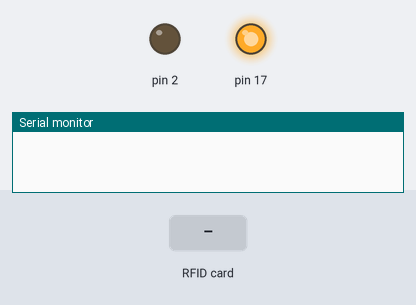
A program run on a simulated SparkFun Pro Micro, built with avr-gcc and run on an emulated ATmega32U4. On the bench: output pins drawn as LEDs (lit = HIGH), the last lines printed to the serial monitor. The test bench sets the inputs (shaded band).

Above: at 1.2 s.
1.3 s: RFID card 5E 7A 19 C4 held to the reader
At 31.2 s:
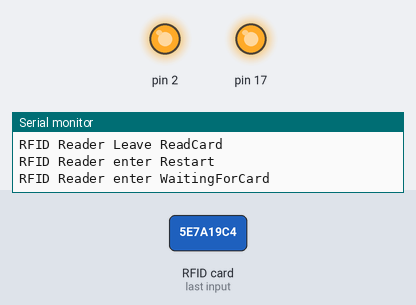
Timing chart, 0 to 31.5 s (numbered marks = the images above; inputs shaded):
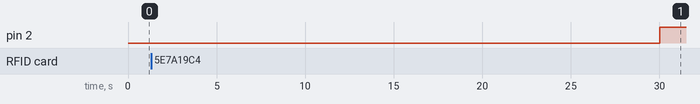

The program:

main.cpp
```cpp
#include "Arduino.h"
#include "RFIDReader.h"
#include "SPI.h"
#include "MP3Player.h"
#include "utils.h"

utils::TimeOut inactiveTimer;
const uint32_t offTime = 30000;  // 30 seconds

void setup() {
    // while(!Serial);  // Remove before Flight
    SPI.begin();

    inactiveTimer = utils::TimeOut(offTime);

    RFIDReader::Setup();
    MP3Player::Setup();
}

void loop() {
    utils::UpdateLoggingState();
    delay(10);
    RFIDReader::stateMachine.stateAction();
    MP3Player::stateMachine.stateAction();

    if (MP3Player::IsPlaying()) {
        inactiveTimer = utils::TimeOut(offTime);
    }

    if (inactiveTimer.hasTimedOut()) {
        pinMode(2, OUTPUT);
        digitalWrite(2, HIGH);
    }
}
```

MP3Player.cpp
```cpp
#include "Arduino.h"
#include "state.h"
#include "utils.h"

/************Command byte**************************/
#define CMD_SET_VOLUME 0x06
#define CMD_SEL_DEV 0x09
#define DEV_TF 0x02
#define CMD_PLAY_FOLDER_FILE 0x0F
#define CMD_RESET 0x0C
#define CMD_STOP_PLAY 0x16
#define CMD_QUERY_FLDR_TRACKS 0x4e

#define RESP_MEDIA_REMOVED 0x3b
#define RESP_MEDIA_INSERTED 0x3a
#define RESP_TF_TRACK_FINISHED 0x3d
#define RESP_ERROR 0x40
#define RESP_ACK 0x41
#define RESP_FLDR_TRACK_COUNT 0x4e

namespace MP3Player {

    static State* stateWaitPlay;
    static State* statePlay;
    StateMachine stateMachine;
    static byte response[16];
    static size_t respPos;

    int requestedAlbum = -1;
    int requestedAlbumCurrTrack = 0;

    void sendCommand(byte command, byte data1, byte data2) {
        byte buffer[8];

        delay(20);
        buffer[0] = 0x7e;     // starting byte
        buffer[1] = 0xff;     // version
        buffer[2] = 0x06;     // the number of bytes of the command without starting byte
                              // and ending byte
        buffer[3] = command;  //
        buffer[4] = 0x00;
        buffer[5] = data1;
        buffer[6] = data2;
        buffer[7] = 0xef;                // ending byte
        for (uint8_t i = 0; i < 8; i++)  //
        {
            Serial1.write(buffer[i]);
        }
    }

    void CMDSelectTF() {
        sendCommand(CMD_SEL_DEV, 0, DEV_TF);
    }

    void CMDSetVolume(byte volume) {
        sendCommand(CMD_SET_VOLUME, 0, volume);
    }

    void CMDTrackCount(byte album) {
        sendCommand(CMD_QUERY_FLDR_TRACKS, 0, album);
    }

    void CMDPlay(byte album, byte track) {
        sendCommand(CMD_PLAY_FOLDER_FILE, album, track);
    }

    void CMDReset() {
        sendCommand(CMD_RESET, 0, 0);
    }

    void CMDStop() {
        sendCommand(CMD_STOP_PLAY, 0, 0);
    }

    bool ProcessResponse(byte* code, uint16_t* value) {
        int c;

        while ((c = Serial1.read()) != -1) {
            if (response[0] == 0) {
                if (c == 0x7e) {
                    response[0] = byte(c);
                    respPos = 1;
                }
            } else {
                response[respPos] = byte(c);
                if (response[respPos] == 0xef) {
                    utils::dump_byte_array(response, 16);
                    utils::Logln();
                    *code = response[3];
                    *value = (uint16_t(response[5]) << 8) + uint16_t(response[6]);
                    response[0] = 0;
                    return true;
                }
                respPos++;
            }
        }
        return false;
    }

    struct Init : public State {
        void enter() {
            respPos = 0;
            response[0] = 0;
            Serial1.begin(9600);
            CMDSelectTF();
        }

        void action() {
            byte code;
            uint16_t value;

            if (ProcessResponse(&code, &value)) {
                if (code == RESP_MEDIA_INSERTED && value == DEV_TF) {
                    stateGoto(stateWaitPlay);
                }
            }
        }
    } init;

    // ======================================================================================

    struct WaitPlay : public State {
        void enter() {
            requestedAlbum = -1;
        }

        void action() {
            if (requestedAlbum != -1) {
                requestedAlbumCurrTrack = 1;
                stateGoto(statePlay);
            }
        }
    } waitPlay;

    // ======================================================================================

    struct Play : public State {
        int endMessageCount;

        void enter() {
            endMessageCount = 0;
            CMDPlay((byte)requestedAlbum, (byte)requestedAlbumCurrTrack);
        }

        void action() {
            byte code;
            uint16_t value;

            if (ProcessResponse(&code, &value)) {
                if (code == RESP_TF_TRACK_FINISHED) {
                    endMessageCount++;
                    if (endMessageCount == 2) {  // track finished is sent twice for some reason.
                        requestedAlbumCurrTrack++;
                        stateGoto(statePlay);
                        return;
                    }
                }

                if (code == RESP_ERROR) {
                    stateGoto(stateWaitPlay);
                    return;
                }
            }
        }

        void leave(){};
    } play;

    // ======================================================================================

    void Setup() {
        stateWaitPlay = &waitPlay;
        statePlay = &play;
        stateMachine.stateGoto(&init);
    }

    void PlayAlbum(int id) {
        utils::Log(F("Requesting Album "));
        utils::Logln(id);
        if (id == requestedAlbum) {
            return;  // already playing that album
        }
        stateMachine.stateGoto(stateWaitPlay);
        requestedAlbum = id;
    }

    bool IsPlaying() {
        return requestedAlbum != -1;
    }
}
```

MP3Player.h
```cpp
#ifndef ARDUINO_RFID_MUSICPLAYER_MP3PLAYER_H
#define ARDUINO_RFID_MUSICPLAYER_MP3PLAYER_H

#include "state.h"

namespace MP3Player {
	extern StateMachine stateMachine;

	void Setup();
	void PlayAlbum(int id);
	bool IsPlaying();
};

#endif  // ARDUINO_RFID_MUSICPLAYER_MP3PLAYER_H
```

RFIDReader.cpp
```cpp
#include "Arduino.h"
#include <MFRC522.h>  // https://github.com/miguelbalboa/rfid
#include "state.h"
#include "MP3Player.h"
#include "utils.h"

namespace RFIDReader {

    State* stateWaitingForCard;
    State* stateReadCard;
    State* stateRestart;
    StateMachine stateMachine;

    const int RST_PIN = 9;
    const int SS_PIN = 10;

    MFRC522 mfrc522(SS_PIN, RST_PIN);
    MFRC522::MIFARE_Key key;

    byte calcTrailerBlock(byte blockAddress) {
        return ((blockAddress + 4) & ~0x3) - 1;
    }

    struct Init : public State {
        void enter() {
            utils::Logln(F("RFID Reader enter INIT"));
            mfrc522.PCD_Init();

            // Prepare the key (used both as key A and as key B)
            // using FFFFFFFFFFFFh which is the default at chip delivery from the factory
            for (byte i = 0; i < 6; i++) {
                key.keyByte[i] = 0xFF;
            }
            stateGoto(stateWaitingForCard);
        }
    } init;

    struct WaitingForCard : public State {
        void enter() {
            utils::Logln();
            utils::Logln();
            utils::Logln(F("RFID Reader enter WaitingForCard"));
        }

        void action() {
            if (mfrc522.PICC_IsNewCardPresent()) {
                stateGoto(stateReadCard);
            }
        }
    } waitingForCard;

    struct ReadCard : public State {
        utils::TimeOut timeout;

        void enter() {
            utils::Logln(F("RFID Reader enter ReadCard"));

            timeout = utils::TimeOut(500);
        }

        bool readFromCard(byte* buffer, byte size, byte blockAddr) {
            byte trailerBlock = calcTrailerBlock(blockAddr);

            utils::Logln(F("Authenticating using key A..."));
            MFRC522::StatusCode status = (MFRC522::StatusCode)mfrc522.PCD_Authenticate(
                MFRC522::PICC_CMD_MF_AUTH_KEY_A, trailerBlock, &key, &(mfrc522.uid));
            if (status != MFRC522::STATUS_OK) {
                utils::Log(F("PCD_Authenticate() failed: "));
                utils::Logln(mfrc522.GetStatusCodeName(status));
                return false;
            }

            // Read data from the block
            utils::Log(F("Reading data from block "));
            utils::Log(blockAddr);
            utils::Logln(F(" ..."));
            status = (MFRC522::StatusCode)mfrc522.MIFARE_Read(blockAddr, buffer, &size);
            if (status != MFRC522::STATUS_OK) {
                utils::Log(F("MIFARE_Read() failed: "));
                utils::Logln(mfrc522.GetStatusCodeName(status));
                return false;
            }

            return true;
        }

        bool writeToCard(byte* buffer, byte size, byte blockAddr) {
            byte trailerBlock = calcTrailerBlock(blockAddr);

            // Authenticate using key B
            Serial.println(F("Authenticating again using key B..."));
            MFRC522::StatusCode status = (MFRC522::StatusCode)mfrc522.PCD_Authenticate(
                MFRC522::PICC_CMD_MF_AUTH_KEY_B, trailerBlock, &key, &(mfrc522.uid));
            if (status != MFRC522::STATUS_OK) {
                Serial.print(F("PCD_Authenticate() failed: "));
                Serial.println(mfrc522.GetStatusCodeName(status));
                return false;
            }

            // Write data to the block
            Serial.print(F("Writing data into block "));
            Serial.print(blockAddr);
            Serial.println(F(" ..."));
            status = (MFRC522::StatusCode)mfrc522.MIFARE_Write(blockAddr, buffer, 16);
            if (status != MFRC522::STATUS_OK) {
                Serial.print(F("MIFARE_Write() failed: "));
                Serial.println(mfrc522.GetStatusCodeName(status));
                return false;
            }
            return true;
        }

        void action() {
            if (timeout.hasTimedOut()) {
                utils::Logln("timedout");
                stateGoto(stateRestart);
            }

            byte buffer[18];
            byte size = sizeof(buffer);

            // strcpy ((char*)buffer, "music:03");

            if (mfrc522.PICC_ReadCardSerial()) {
                utils::Log(F("Card UID:"));
                utils::dump_byte_array(mfrc522.uid.uidByte, mfrc522.uid.size);
                utils::Logln("");

                // writeToCard(buffer, size, 1);

                bool ok = readFromCard(buffer, size, 1);

                if (ok) {
                    utils::Log(F("Data in block "));
                    utils::Log(1);
                    utils::Logln(F(":"));
                    utils::dump_byte_array(buffer, 16);
                    utils::Logln("");
                    utils::Logln("");
                    utils::Logln((char*)buffer);

                    if (memcmp((const char*)buffer, "music:", 6) == 0) {
                        int id = (int)strtol((const char*)buffer + 6, NULL, 10);
                        MP3Player::PlayAlbum(id);
                    }
                }
                stateGoto(stateRestart);
            }
        }

        void leave() {
            utils::Logln(F("RFID Reader Leave ReadCard"));
            mfrc522.PICC_HaltA();
            mfrc522.PCD_StopCrypto1();
        }

    } readCard;

    struct Restart : public State {
        utils::TimeOut timeOut;

        void enter() {
            utils::Logln(F("RFID Reader enter Restart"));
            timeOut = utils::TimeOut(500);
        }

        void action() {
            if (timeOut.hasTimedOut()) {
                stateGoto(stateWaitingForCard);
            }
        }
    } restart;

    void Setup() {
        stateWaitingForCard = &waitingForCard;
        stateReadCard = &readCard;
        stateRestart = &restart;
        stateMachine.stateGoto(&init);
    }
}
```

RFIDReader.h
```cpp
#ifndef ARDUINO_RFID_MUSICPLAYER_RDIFREADER_H
#define ARDUINO_RFID_MUSICPLAYER_RDIFREADER_H

#include "state.h"

namespace RFIDReader {
	extern StateMachine stateMachine;

	void Setup();
}
#endif  // ARDUINO_RFID_MUSICPLAYER_RDIFREADER_H
```

state.cpp
```cpp
#include "state.h"

void State::stateGoto(State* state) {
	sm->stateGoto(state);
}

void StateMachine::stateGoto(State* state) {
	state->sm = this;

	if (currentState)
		currentState->leave();

	currentState = state;

	if (currentState)
		currentState->enter();
}

void StateMachine::stateAction() {
	if (currentState)
		currentState->action();
}
```

state.h
```cpp
#ifndef __STATE_INCLUDED_H__
#define __STATE_INCLUDED_H__

#include <Arduino.h>

struct StateMachine;

struct State {
    StateMachine* sm;

    virtual void enter(){};
    virtual void action(){};
    virtual void leave(){};

    void stateGoto(State* state);
};

struct NullState : public State {
    inline void enter() {
    }

    inline void action() {
    }

    inline void leave() {
    }
};

struct StateMachine {
    State* currentState;

    inline StateMachine() : currentState(NULL) {
    }

    void stateGoto(State* state);

    void stateAction();
};

#endif
```

utils.cpp
```cpp
#include "utils.h"

namespace utils {

    void Logln() {
        if (loggingEnabled())
            Serial.println();
    }

    void dump_byte_array(byte* buffer, byte bufferSize) {
        if (loggingEnabled()) {
            for (byte i = 0; i < bufferSize; i++) {
                Log(buffer[i] < 0x10 ? " 0" : " ");
                Serial.print(buffer[i], HEX);
            }
        }
    }

    static bool loggingState = false;

    bool loggingEnabled() {
        return loggingState;
    }

    void UpdateLoggingState() {
        loggingState = bool(Serial);
    }
}
```

utils.h
```cpp
#ifndef ARDUINO_RFID_MUSICPLAYER_UTILS_H
#define ARDUINO_RFID_MUSICPLAYER_UTILS_H

#include "Arduino.h"

namespace utils {

    class TimeOut {
        uint32_t end;

       public:
        TimeOut(uint32_t timeoutms = 0) {
            end = (uint32_t)millis() + timeoutms;
        }

        bool hasTimedOut() const {
            return millis() > end;
        }
    };

    void UpdateLoggingState();
    bool loggingEnabled();

    template <typename T>
    void Log(T v) {
        if (loggingEnabled())
            Serial.print(v);
    }

    template <typename T>
    void Logln(T v) {
        if (loggingEnabled())
            Serial.println(v);
    }

    void Logln();
    void dump_byte_array(byte* buffer, byte bufferSize);
}

#endif  // ARDUINO_RFID_MUSICPLAYER_UTILS_H
```
